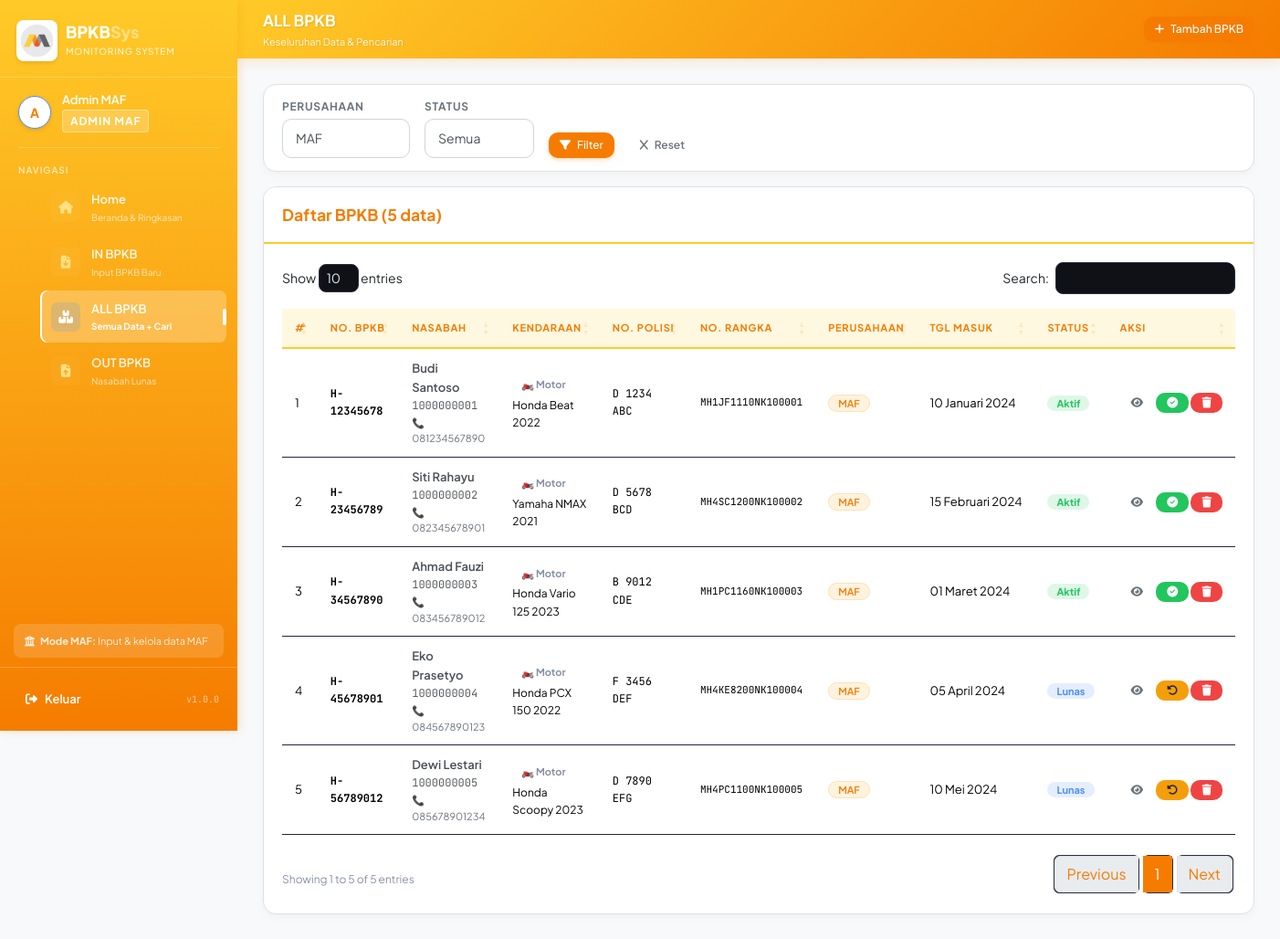
The app's page /pages/all_bpkb.php (signed in) with its own data.
### tables this page shows
CREATE TABLE IF NOT EXISTS bpkb (
    id              INT AUTO_INCREMENT PRIMARY KEY,
    no_bpkb         VARCHAR(50)  NOT NULL UNIQUE   COMMENT 'Nomor seri BPKB',
    no_polisi       VARCHAR(20)  NOT NULL,
    no_rangka       VARCHAR(50)  NOT NULL,
    no_mesin        VARCHAR(50)  NOT NULL,
    nama_nasabah    VARCHAR(100) NOT NULL,
    no_kontrak      VARCHAR(50)  NOT NULL UNIQUE,
    no_hp           VARCHAR(20),
    alamat          TEXT,
    jenis_kendaraan ENUM('Motor','Mobil') NOT NULL DEFAULT 'Motor',
    merk_kendaraan  VARCHAR(50),
    tahun_kendaraan YEAR,
    warna           VARCHAR(30),
    perusahaan      ENUM('MAF','MCF') NOT NULL     COMMENT 'MAF = Mega Auto Finance, MCF = Mega Central Finance',
    tanggal_masuk   DATE         NOT NULL,
    keterangan      TEXT,
    status          ENUM('aktif','lunas','diambil') NOT NULL DEFAULT 'aktif',
    tanggal_lunas   DATE         NULL,
    tanggal_keluar  DATE         NULL,
    user_input      INT          NOT NULL           COMMENT 'FK ke users.id',
    created_at      TIMESTAMP DEFAULT CURRENT_TIMESTAMP,
    updated_at      TIMESTAMP DEFAULT CURRENT_TIMESTAMP ON UPDATE CURRENT_TIMESTAMP,
    FOREIGN KEY (user_input) REFERENCES users(id) ON DELETE RESTRICT
);

### pages/all_bpkb.php (the view, shortened to what this page needs)
<?php
require_once '../config/config.php';
require_once '../config/database.php';
$filter = '';
$roleFilter = userRole();
if ($roleFilter === 'MAF') {
    $fPerusahaan = 'MAF';
    $filter .= " AND b.perusahaan = 'MAF'";
} elseif ($roleFilter === 'MCF') {
    $fPerusahaan = 'MCF';
    $filter .= " AND b.perusahaan = 'MCF'";
} else {
    $fPerusahaan = $_GET['perusahaan'] ?? '';
    if ($fPerusahaan) $filter .= " AND b.perusahaan = '" . $conn->real_escape_string($fPerusahaan) . "'";
}
$result = $conn->query("SELECT b.*, u.nama AS input_oleh
    FROM bpkb b JOIN users u ON b.user_input = u.id
    WHERE 1=1 $filter
    ORDER BY b.created_at DESC");
include '../includes/header.php';
echo '<link rel="stylesheet" href="https://cdn.datatables.net/1.13.7/css/dataTables.bootstrap5.min.css">';
?>
<div class="d-flex">
<?php include '../includes/sidebar.php'; ?>
<div class="main-wrapper">
    <div class="topbar">
        <div class="topbar-title">
             ALL BPKB
            <small>Keseluruhan Data &amp; Pencarian</small>
        </div>
        <div class="topbar-right">
            <a href="in_bpkb.php" class="btn btn-primary btn-sm no-print">
                <i class="fa-solid fa-plus"></i> Tambah BPKB
            </a>
        </div>
    </div>
    <div class="main-content">
        <div class="card mb-3 no-print">
            <div class="card-body" style="padding:14px 20px!important">
                <form method="GET" class="d-flex gap-3 align-items-end flex-wrap">
                    <div>
                        <label class="form-label mb-1 fw-bold text-secondary">Perusahaan</label>
                        <select name="perusahaan" class="form-select form-select-sm" style="min-width:140px">
                            <option value="MAF" <?= $fPerusahaan==='MAF'?'selected':'' ?>>MAF</option>
                        </select>
                    </div>
                    <div>
                        <label class="form-label mb-1 fw-bold text-secondary">Status</label>
                        <select name="status" class="form-select form-select-sm" style="min-width:120px">
                            <option value="">Semua</option>
                        </select>
                    </div>
                    <button type="submit" class="btn btn-primary btn-sm"><i class="fa-solid fa-filter"></i> Filter</button>
                    <a href="all_bpkb.php" class="btn btn-outline-secondary btn-sm"><i class="fa-solid fa-x"></i> Reset</a>
                </form>
            </div>
        </div>
        <div class="card">
            <div class="card-header d-flex justify-content-between align-items-center">
                <span> Daftar BPKB (<?= $result->num_rows ?> data)</span>
            </div>
            <div class="card-body">
            <div class="table-responsive">
            <table id="tblAll" class="table table-hover dt-table mb-0">
                <thead>
                    <tr>
                        <th>#</th>
                        <th>No. BPKB</th>
                        <th>Nasabah</th>
                        <th>Kendaraan</th>
                        <th>No. Polisi</th>
                        <th>No. Rangka</th>
                        <th>Perusahaan</th>
                        <th>Tgl Masuk</th>
                        <th>Status</th>
                        <th class="no-print">Aksi</th>
                    </tr>
                </thead>
                <tbody>
                <?php $no=1; while ($r = $result->fetch_assoc()): ?>
                    <tr>
                        <td><?= $no++ ?></td>
                        <td class="mono fw-bold"><?= $r['no_bpkb'] ?></td>
                        <td>
                            <div style="font-weight:600;color:var(--macf-text)"><?= $r['nama_nasabah'] ?></div>
                            <div class="mono text-muted"><?= $r['no_kontrak'] ?></div>
                            <?php if ($r['no_hp']): ?>
                            <div style="font-size:11px;color:#6c757d">📞 <?= $r['no_hp'] ?></div>
                            <?php endif; ?>
                        </td>
                        <td>
                            <?= badgeKendaraan($r['jenis_kendaraan']) ?>
                            <div style="font-size:12px;margin-top:3px"><?= $r['merk_kendaraan'] ?> <?= $r['tahun_kendaraan'] ?></div>
                        </td>
                        <td class="mono"><?= $r['no_polisi'] ?></td>
                        <td class="mono" style="font-size:11px"><?= $r['no_rangka'] ?></td>
                        <td><?= badgePerusahaan($r['perusahaan']) ?></td>
                        <td style="white-space:nowrap"><?= formatTanggal($r['tanggal_masuk']) ?></td>
                        <td><?= badgeStatus($r['status']) ?></td>
                        <td class="no-print" style="white-space:nowrap">
                            <a href="detail_bpkb.php?id=<?= $r['id'] ?>" class="btn btn-outline-secondary btn-sm" title="Detail">
                                <i class="fa-solid fa-eye"></i>
                            </a>
                            <?php if ($r['status'] === 'aktif'): ?>
                            <a href="?aksi=lunas&id=<?= $r['id'] ?>" class="btn btn-success btn-sm"
                               data-confirm="Tandai BPKB ini sebagai LUNAS?" title="Lunas">
                                <i class="fa-solid fa-circle-check"></i>
                            </a>
                            <?php elseif ($r['status'] === 'lunas'): ?>
                            <a href="?aksi=aktif&id=<?= $r['id'] ?>" class="btn btn-warning btn-sm text-dark"
                               data-confirm="Kembalikan status ke Aktif?" title="Batalkan Lunas">
                                <i class="fa-solid fa-rotate-left"></i>
                            </a>
                            <?php endif; ?>
                            <a href="?aksi=hapus&id=<?= $r['id'] ?>" class="btn btn-danger btn-sm"
                               data-confirm="Yakin hapus data BPKB ini? Tindakan ini tidak bisa dibatalkan!" title="Hapus">
                                <i class="fa-solid fa-trash"></i>
                            </a>
                        </td>
                    </tr>
                <?php endwhile; ?>
                </tbody>
            </table>
            </div>
            </div>
        </div>
    </div>
</div>
</div>
<link rel="stylesheet" href="https://cdn.datatables.net/1.13.7/css/dataTables.bootstrap5.min.css">
<?php include '../includes/footer.php'; ?>

### config/config.php (shortened to what this page needs)
<?php
function userRole(): string  { return $_SESSION['role']  ?? '-'; }
function formatTanggal(?string $tgl): string {
    $bulan = ['','Januari','Februari','Maret','April','Mei','Juni',
              'Juli','Agustus','September','Oktober','November','Desember'];
    [$y, $m, $d] = explode('-', $tgl);
    return "$d {$bulan[(int)$m]} $y";
}
function badgeStatus(string $s): string {
    return match($s) {
        'aktif'   => '<span class="badge badge-aktif">Aktif</span>',
        'lunas'   => '<span class="badge badge-lunas">Lunas</span>',
        'diambil' => '<span class="badge badge-diambil">Diambil</span>',
        default   => '<span class="badge badge-secondary">' . $s . '</span>',
    };
}
function badgePerusahaan(string $p): string {
    return match($p) {
        'MAF' => '<span class="badge badge-maf">MAF</span>',
        'MCF' => '<span class="badge badge-mcf">MCF</span>',
        default => $p,
    };
}
function badgeKendaraan(string $k): string {
    $icon = $k === 'Motor' ? '🏍️' : '🚗';
    return "<span class=\"badge badge-kendaraan\">$icon $k</span>";
}

### includes/header.php (style rules this page uses)
:root { --brand-yellow: #FFCA28; --brand-orange: #F57C00; --bg-light: #F8F9FA; --surface-white: #FFFFFF; --text-main: #495057; --text-muted: #868E96; }
body { font-family: 'Plus Jakarta Sans', sans-serif; background-color: var(--bg-light); color: var(--text-main); }
.btn-primary { background-color: var(--brand-orange) !important; border-color: var(--brand-orange) !important; color: #FFFFFF !important; font-weight: 500; box-shadow: 0 2px 4px rgba(245, 124, 0, 0.2); transition: all 0.2s; }
.badge-maf { background-color: #FFF3E0; color: var(--brand-orange); border: 1px solid #FFE0B2; font-weight: 600; }

### pages/all_bpkb.php (style rules this page uses)
:root { --macf-yellow: #FFCA28; --macf-orange: #F57C00; --macf-bg-light: #F8F9FA; --macf-surface: #FFFFFF; --macf-text: #495057; }
body, .main-wrapper { background-color: var(--macf-bg-light) !important; color: var(--macf-text) !important; }
.topbar { background: linear-gradient(135deg, var(--macf-yellow) 0%, var(--macf-orange) 100%) !important; color: #fff !important; border-bottom: none !important; box-shadow: 0 4px 12px rgba(245, 124, 0, 0.15); }
.topbar .topbar-title { color: #fff !important; text-shadow: 1px 1px 2px rgba(0,0,0,0.1); }
.topbar .topbar-title small { color: rgba(255,255,255,0.9) !important; }
.btn-primary { background-color: var(--macf-orange) !important; border-color: var(--macf-orange) !important; color: #fff !important; box-shadow: 0 2px 4px rgba(245, 124, 0, 0.3); }
.card { background-color: var(--macf-surface) !important; border: 1px solid #E0E0E0 !important; border-radius: 10px; box-shadow: 0 4px 8px rgba(0,0,0,0.03) !important; }
.card-header { background-color: var(--macf-surface) !important; border-bottom: 2px solid var(--macf-yellow) !important; color: var(--macf-orange) !important; font-weight: 700; font-size: 1.1rem; }
.table { color: var(--macf-text) !important; }
.table thead th { background-color: #FFF8E1 !important; color: var(--macf-orange) !important; border-bottom: 2px solid var(--macf-yellow) !important; font-weight: 600; }
.form-control, .form-select, .dataTables_wrapper select, .dataTables_wrapper input { background-color: #FFFFFF !important; color: #495057 !important; border: 1px solid #CED4DA !important; }

### records on screen
bpkb: no_bpkb "H-12345678", nama_nasabah "Budi Santoso", no_kontrak "1000000001", no_hp "081234567890", jenis_kendaraan "🏍️", jenis_kendaraan "Motor", merk_kendaraan "Honda Beat", tahun_kendaraan "2022", no_polisi "D 1234 ABC", no_rangka "MH1JF1110NK100001", perusahaan "MAF", tanggal_masuk "10 Januari 2024", status "Aktif"
bpkb: no_bpkb "H-23456789", nama_nasabah "Siti Rahayu", no_kontrak "1000000002", no_hp "082345678901", jenis_kendaraan "🏍️", jenis_kendaraan "Motor", merk_kendaraan "Yamaha NMAX", tahun_kendaraan "2021", no_polisi "D 5678 BCD", no_rangka "MH4SC1200NK100002", perusahaan "MAF", tanggal_masuk "15 Februari 2024", status "Aktif"
bpkb: no_bpkb "H-34567890", nama_nasabah "Ahmad Fauzi", no_kontrak "1000000003", no_hp "083456789012", jenis_kendaraan "🏍️", jenis_kendaraan "Motor", merk_kendaraan "Honda Vario 125", tahun_kendaraan "2023", no_polisi "B 9012 CDE", no_rangka "MH1PC1160NK100003", perusahaan "MAF", tanggal_masuk "01 Maret 2024", status "Aktif"
bpkb: no_bpkb "H-45678901", nama_nasabah "Eko Prasetyo", no_kontrak "1000000004", no_hp "084567890123", jenis_kendaraan "🏍️", jenis_kendaraan "Motor", merk_kendaraan "Honda PCX 150", tahun_kendaraan "2022", no_polisi "F 3456 DEF", no_rangka "MH4KE8200NK100004", perusahaan "MAF", tanggal_masuk "05 April 2024", status "Lunas"
bpkb: no_bpkb "H-56789012", nama_nasabah "Dewi Lestari", no_kontrak "1000000005", no_hp "085678901234", jenis_kendaraan "🏍️", jenis_kendaraan "Motor", merk_kendaraan "Honda Scoopy", tahun_kendaraan "2023", no_polisi "D 7890 EFG", no_rangka "MH4PC1100NK100005", perusahaan "MAF", tanggal_masuk "10 Mei 2024", status "Lunas"

### other values on screen
substr(userNama(), 0, 1) "A"
userNama() "Admin MAF"
roleLabelFull($role) "ADMIN MAF"
$menu['label'] "Home"
$menu['sub'] "Beranda & Ringkasan"
$menu['label'] "IN BPKB"
$menu['sub'] "Input BPKB Baru"
$menu['label'] "ALL BPKB"
$menu['sub'] "Semua Data + Cari"
$menu['label'] "OUT BPKB"
$menu['sub'] "Nasabah Lunas"
APP_VERSION "1.0.0"
$result->num_rows "5"
